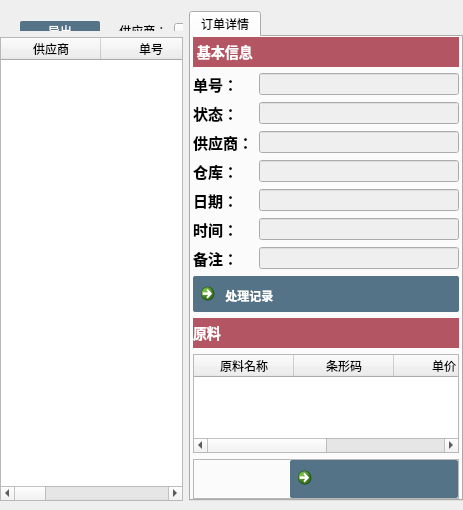
<?xml version="1.0" encoding="UTF-8"?>
<ui version="4.0">
 <class>AccountManage</class>
 <widget class="QWidget" name="AccountManage">
  <property name="geometry">
   <rect>
    <x>0</x>
    <y>0</y>
    <width>463</width>
    <height>510</height>
   </rect>
  </property>
  <property name="windowTitle">
   <string>Form</string>
  </property>
  <property name="styleSheet">
   <string notr="true">QPushButton:hover
{
background-color: rgb(180, 85, 100);
color:white;
}

QPushButton:hover:pressed
{
background-color:rgb(180, 85, 100);
color:white;
}

QPushButton
{
background-color:rgb(84, 115, 135);
color:white;
height: 30px;
font-size:12px;
width: 100px;
border-radius:2px;
spacing:2px;
padding: 0px 0px;
}</string>
  </property>
  <layout class="QVBoxLayout" name="verticalLayout_2">
   <property name="leftMargin">
    <number>0</number>
   </property>
   <property name="rightMargin">
    <number>0</number>
   </property>
   <property name="bottomMargin">
    <number>0</number>
   </property>
   <item>
    <layout class="QHBoxLayout" name="horizontalLayout_2" stretch="6,4">
     <property name="bottomMargin">
      <number>9</number>
     </property>
     <item>
      <layout class="QVBoxLayout" name="verticalLayout">
       <item>
        <layout class="QVBoxLayout" name="verticalLayout_3">
         <item>
          <widget class="QWidget" name="widgetControl" native="true">
           <property name="minimumSize">
            <size>
             <width>0</width>
             <height>20</height>
            </size>
           </property>
           <widget class="QPushButton" name="pushButtonSelect">
            <property name="geometry">
             <rect>
              <x>1266</x>
              <y>10</y>
              <width>80</width>
              <height>30</height>
             </rect>
            </property>
            <property name="styleSheet">
             <string notr="true"/>
            </property>
            <property name="text">
             <string>查询报表</string>
            </property>
            <property name="icon">
             <iconset resource="../res.qrc">
              <normaloff>:/image/image/查询.png</normaloff>:/image/image/查询.png</iconset>
            </property>
           </widget>
           <widget class="QLabel" name="labelSup">
            <property name="geometry">
             <rect>
              <x>116</x>
              <y>12</y>
              <width>54</width>
              <height>16</height>
             </rect>
            </property>
            <property name="text">
             <string> 供应商：</string>
            </property>
           </widget>
           <widget class="QComboBox" name="comboBoxState">
            <property name="geometry">
             <rect>
              <x>70</x>
              <y>30</y>
              <width>60</width>
              <height>22</height>
             </rect>
            </property>
            <property name="minimumSize">
             <size>
              <width>0</width>
              <height>0</height>
             </size>
            </property>
            <property name="maximumSize">
             <size>
              <width>80</width>
              <height>16777215</height>
             </size>
            </property>
           </widget>
           <widget class="QLabel" name="labelState">
            <property name="geometry">
             <rect>
              <x>0</x>
              <y>30</y>
              <width>66</width>
              <height>16</height>
             </rect>
            </property>
            <property name="text">
             <string> 单据状态：</string>
            </property>
           </widget>
           <widget class="QComboBox" name="comboBoxSupplier">
            <property name="geometry">
             <rect>
              <x>174</x>
              <y>12</y>
              <width>60</width>
              <height>22</height>
             </rect>
            </property>
            <property name="minimumSize">
             <size>
              <width>0</width>
              <height>0</height>
             </size>
            </property>
            <property name="maximumSize">
             <size>
              <width>80</width>
              <height>16777215</height>
             </size>
            </property>
           </widget>
           <widget class="QLabel" name="labelType">
            <property name="geometry">
             <rect>
              <x>238</x>
              <y>12</y>
              <width>66</width>
              <height>16</height>
             </rect>
            </property>
            <property name="text">
             <string> 单据类型：</string>
            </property>
           </widget>
           <widget class="QComboBox" name="comboBoxType">
            <property name="geometry">
             <rect>
              <x>308</x>
              <y>12</y>
              <width>60</width>
              <height>22</height>
             </rect>
            </property>
            <property name="minimumSize">
             <size>
              <width>0</width>
              <height>0</height>
             </size>
            </property>
            <property name="maximumSize">
             <size>
              <width>80</width>
              <height>16777215</height>
             </size>
            </property>
           </widget>
           <widget class="QLabel" name="labelDateType">
            <property name="geometry">
             <rect>
              <x>390</x>
              <y>12</y>
              <width>66</width>
              <height>16</height>
             </rect>
            </property>
            <property name="text">
             <string> 日期类型：</string>
            </property>
           </widget>
           <widget class="QComboBox" name="comboBoxTimeType">
            <property name="geometry">
             <rect>
              <x>440</x>
              <y>12</y>
              <width>70</width>
              <height>22</height>
             </rect>
            </property>
            <property name="minimumSize">
             <size>
              <width>0</width>
              <height>0</height>
             </size>
            </property>
            <property name="maximumSize">
             <size>
              <width>80</width>
              <height>16777215</height>
             </size>
            </property>
           </widget>
           <widget class="QLabel" name="labelBeginTime">
            <property name="geometry">
             <rect>
              <x>510</x>
              <y>12</y>
              <width>66</width>
              <height>16</height>
             </rect>
            </property>
            <property name="text">
             <string> 开始时间：</string>
            </property>
           </widget>
           <widget class="QLabel" name="labelEndTime">
            <property name="geometry">
             <rect>
              <x>690</x>
              <y>20</y>
              <width>66</width>
              <height>16</height>
             </rect>
            </property>
            <property name="text">
             <string> 结束时间：</string>
            </property>
           </widget>
           <widget class="QDateEdit" name="dateEditEndTime">
            <property name="geometry">
             <rect>
              <x>780</x>
              <y>20</y>
              <width>90</width>
              <height>22</height>
             </rect>
            </property>
            <property name="minimumSize">
             <size>
              <width>0</width>
              <height>0</height>
             </size>
            </property>
           </widget>
           <widget class="QDateEdit" name="dateEditStartTime">
            <property name="geometry">
             <rect>
              <x>580</x>
              <y>12</y>
              <width>90</width>
              <height>22</height>
             </rect>
            </property>
            <property name="minimumSize">
             <size>
              <width>0</width>
              <height>0</height>
             </size>
            </property>
           </widget>
           <widget class="QPushButton" name="pushButtonExport">
            <property name="geometry">
             <rect>
              <x>20</x>
              <y>10</y>
              <width>80</width>
              <height>20</height>
             </rect>
            </property>
            <property name="text">
             <string>导出</string>
            </property>
            <property name="icon">
             <iconset resource="../res.qrc">
              <normaloff>:/image/image/export.png</normaloff>:/image/image/export.png</iconset>
            </property>
           </widget>
          </widget>
         </item>
        </layout>
       </item>
       <item>
        <widget class="QTableWidget" name="tableWidgetAccount">
         <column>
          <property name="text">
           <string>供应商</string>
          </property>
         </column>
         <column>
          <property name="text">
           <string>单号</string>
          </property>
         </column>
         <column>
          <property name="text">
           <string>类型</string>
          </property>
         </column>
         <column>
          <property name="text">
           <string>操作时间</string>
          </property>
         </column>
         <column>
          <property name="text">
           <string>状态</string>
          </property>
         </column>
        </widget>
       </item>
      </layout>
     </item>
     <item>
      <widget class="QTabWidget" name="tabWidgetAccount">
       <property name="currentIndex">
        <number>0</number>
       </property>
       <widget class="QWidget" name="tabAccountInfo">
        <attribute name="title">
         <string>订单详情</string>
        </attribute>
        <layout class="QVBoxLayout" name="verticalLayout_5">
         <property name="leftMargin">
          <number>2</number>
         </property>
         <property name="topMargin">
          <number>0</number>
         </property>
         <property name="rightMargin">
          <number>2</number>
         </property>
         <property name="bottomMargin">
          <number>0</number>
         </property>
         <item>
          <widget class="QLabel" name="label_18">
           <property name="minimumSize">
            <size>
             <width>0</width>
             <height>30</height>
            </size>
           </property>
           <property name="maximumSize">
            <size>
             <width>16777215</width>
             <height>30</height>
            </size>
           </property>
           <property name="styleSheet">
            <string notr="true">QLabel
{
background-color:rgb(180, 85, 100);
color:white;
font-size:14px;
font-weight:bold;
}</string>
           </property>
           <property name="text">
            <string> 基本信息</string>
           </property>
           <property name="alignment">
            <set>Qt::AlignLeading|Qt::AlignLeft|Qt::AlignVCenter</set>
           </property>
          </widget>
         </item>
         <item>
          <layout class="QHBoxLayout" name="horizontalLayout_15">
           <item>
            <widget class="QLabel" name="labelNumber">
             <property name="font">
              <font>
               <family>宋体</family>
               <pointsize>11</pointsize>
               <weight>75</weight>
               <bold>true</bold>
              </font>
             </property>
             <property name="text">
              <string>单号：</string>
             </property>
            </widget>
           </item>
           <item>
            <widget class="QLineEdit" name="lineEditNumberInfo">
             <property name="enabled">
              <bool>false</bool>
             </property>
             <property name="minimumSize">
              <size>
               <width>200</width>
               <height>0</height>
              </size>
             </property>
             <property name="maximumSize">
              <size>
               <width>200</width>
               <height>16777215</height>
              </size>
             </property>
             <property name="styleSheet">
              <string notr="true">color: rgb(0, 0, 0);</string>
             </property>
            </widget>
           </item>
          </layout>
         </item>
         <item>
          <layout class="QHBoxLayout" name="horizontalLayout_16">
           <item>
            <widget class="QLabel" name="label_20">
             <property name="font">
              <font>
               <family>宋体</family>
               <pointsize>11</pointsize>
               <weight>75</weight>
               <bold>true</bold>
              </font>
             </property>
             <property name="text">
              <string>状态：</string>
             </property>
            </widget>
           </item>
           <item>
            <widget class="QLineEdit" name="lineEditStateInfo">
             <property name="enabled">
              <bool>false</bool>
             </property>
             <property name="minimumSize">
              <size>
               <width>200</width>
               <height>0</height>
              </size>
             </property>
             <property name="maximumSize">
              <size>
               <width>200</width>
               <height>16777215</height>
              </size>
             </property>
             <property name="styleSheet">
              <string notr="true">color: rgb(0, 0, 0);</string>
             </property>
            </widget>
           </item>
          </layout>
         </item>
         <item>
          <layout class="QHBoxLayout" name="horizontalLayout_11">
           <item>
            <widget class="QLabel" name="labelSupplier">
             <property name="font">
              <font>
               <family>宋体</family>
               <pointsize>11</pointsize>
               <weight>75</weight>
               <bold>true</bold>
              </font>
             </property>
             <property name="text">
              <string>供应商：</string>
             </property>
            </widget>
           </item>
           <item>
            <widget class="QLineEdit" name="lineEditSupplierInfo">
             <property name="enabled">
              <bool>false</bool>
             </property>
             <property name="minimumSize">
              <size>
               <width>200</width>
               <height>0</height>
              </size>
             </property>
             <property name="maximumSize">
              <size>
               <width>200</width>
               <height>16777215</height>
              </size>
             </property>
             <property name="styleSheet">
              <string notr="true">color: rgb(0, 0, 0);</string>
             </property>
            </widget>
           </item>
          </layout>
         </item>
         <item>
          <layout class="QHBoxLayout" name="horizontalLayout_19">
           <item>
            <widget class="QLabel" name="labelWareHouse">
             <property name="font">
              <font>
               <family>宋体</family>
               <pointsize>11</pointsize>
               <weight>75</weight>
               <bold>true</bold>
              </font>
             </property>
             <property name="text">
              <string>仓库：</string>
             </property>
            </widget>
           </item>
           <item>
            <widget class="QLineEdit" name="lineEditWareHouseInfo">
             <property name="enabled">
              <bool>false</bool>
             </property>
             <property name="minimumSize">
              <size>
               <width>200</width>
               <height>0</height>
              </size>
             </property>
             <property name="maximumSize">
              <size>
               <width>200</width>
               <height>16777215</height>
              </size>
             </property>
             <property name="styleSheet">
              <string notr="true">color: rgb(0, 0, 0);</string>
             </property>
            </widget>
           </item>
          </layout>
         </item>
         <item>
          <layout class="QHBoxLayout" name="horizontalLayout_12">
           <item>
            <widget class="QLabel" name="labelDate">
             <property name="font">
              <font>
               <family>宋体</family>
               <pointsize>11</pointsize>
               <weight>75</weight>
               <bold>true</bold>
              </font>
             </property>
             <property name="text">
              <string>日期：</string>
             </property>
            </widget>
           </item>
           <item>
            <widget class="QLineEdit" name="lineEditDate">
             <property name="enabled">
              <bool>false</bool>
             </property>
             <property name="minimumSize">
              <size>
               <width>200</width>
               <height>0</height>
              </size>
             </property>
             <property name="maximumSize">
              <size>
               <width>200</width>
               <height>16777215</height>
              </size>
             </property>
             <property name="styleSheet">
              <string notr="true">color: rgb(0, 0, 0);</string>
             </property>
            </widget>
           </item>
          </layout>
         </item>
         <item>
          <layout class="QHBoxLayout" name="horizontalLayout_18">
           <item>
            <widget class="QLabel" name="labelTime">
             <property name="font">
              <font>
               <family>宋体</family>
               <pointsize>11</pointsize>
               <weight>75</weight>
               <bold>true</bold>
              </font>
             </property>
             <property name="text">
              <string>时间：</string>
             </property>
            </widget>
           </item>
           <item>
            <widget class="QLineEdit" name="lineEditTime">
             <property name="enabled">
              <bool>false</bool>
             </property>
             <property name="minimumSize">
              <size>
               <width>200</width>
               <height>0</height>
              </size>
             </property>
             <property name="maximumSize">
              <size>
               <width>200</width>
               <height>16777215</height>
              </size>
             </property>
             <property name="styleSheet">
              <string notr="true">color: rgb(0, 0, 0);</string>
             </property>
            </widget>
           </item>
          </layout>
         </item>
         <item>
          <layout class="QHBoxLayout" name="horizontalLayout_14">
           <item>
            <widget class="QLabel" name="labelRemark">
             <property name="font">
              <font>
               <family>宋体</family>
               <pointsize>11</pointsize>
               <weight>75</weight>
               <bold>true</bold>
              </font>
             </property>
             <property name="text">
              <string>备注：</string>
             </property>
            </widget>
           </item>
           <item>
            <widget class="QLineEdit" name="lineEditRemarkInfo">
             <property name="enabled">
              <bool>false</bool>
             </property>
             <property name="minimumSize">
              <size>
               <width>200</width>
               <height>0</height>
              </size>
             </property>
             <property name="maximumSize">
              <size>
               <width>200</width>
               <height>16777215</height>
              </size>
             </property>
             <property name="styleSheet">
              <string notr="true">color: rgb(0, 0, 0);</string>
             </property>
             <property name="placeholderText">
              <string/>
             </property>
            </widget>
           </item>
          </layout>
         </item>
         <item>
          <widget class="QCommandLinkButton" name="commandLinkButtonLog">
           <property name="text">
            <string> 处理记录</string>
           </property>
          </widget>
         </item>
         <item>
          <widget class="QLabel" name="labelMaterial">
           <property name="minimumSize">
            <size>
             <width>0</width>
             <height>30</height>
            </size>
           </property>
           <property name="maximumSize">
            <size>
             <width>16777215</width>
             <height>30</height>
            </size>
           </property>
           <property name="styleSheet">
            <string notr="true">QLabel
{
background-color:rgb(180, 85, 100);
color:white;
font-size:14px;
font-weight:bold;
}</string>
           </property>
           <property name="text">
            <string>原料</string>
           </property>
           <property name="alignment">
            <set>Qt::AlignLeading|Qt::AlignLeft|Qt::AlignVCenter</set>
           </property>
          </widget>
         </item>
         <item>
          <widget class="QTableWidget" name="tableWidgetInfo">
           <column>
            <property name="text">
             <string>原料名称</string>
            </property>
           </column>
           <column>
            <property name="text">
             <string>条形码</string>
            </property>
           </column>
           <column>
            <property name="text">
             <string>单价</string>
            </property>
           </column>
           <column>
            <property name="text">
             <string>数量</string>
            </property>
           </column>
          </widget>
         </item>
         <item>
          <widget class="QFrame" name="frame">
           <property name="minimumSize">
            <size>
             <width>0</width>
             <height>40</height>
            </size>
           </property>
           <property name="maximumSize">
            <size>
             <width>16777215</width>
             <height>40</height>
            </size>
           </property>
           <property name="styleSheet">
            <string notr="true"/>
           </property>
           <property name="frameShape">
            <enum>QFrame::StyledPanel</enum>
           </property>
           <property name="frameShadow">
            <enum>QFrame::Raised</enum>
           </property>
           <layout class="QVBoxLayout" name="verticalLayout_8">
            <property name="leftMargin">
             <number>0</number>
            </property>
            <property name="topMargin">
             <number>0</number>
            </property>
            <property name="rightMargin">
             <number>0</number>
            </property>
            <property name="bottomMargin">
             <number>0</number>
            </property>
            <item>
             <layout class="QHBoxLayout" name="horizontalLayout_8">
              <item>
               <widget class="QLabel" name="labelTotalCount">
                <property name="font">
                 <font>
                  <family>宋体</family>
                  <pointsize>10</pointsize>
                  <weight>75</weight>
                  <bold>true</bold>
                 </font>
                </property>
                <property name="text">
                 <string/>
                </property>
               </widget>
              </item>
              <item>
               <widget class="QLabel" name="labelMoney">
                <property name="font">
                 <font>
                  <family>宋体</family>
                  <pointsize>10</pointsize>
                  <weight>75</weight>
                  <bold>true</bold>
                 </font>
                </property>
                <property name="text">
                 <string/>
                </property>
               </widget>
              </item>
              <item>
               <spacer name="horizontalSpacer_8">
                <property name="orientation">
                 <enum>Qt::Horizontal</enum>
                </property>
                <property name="sizeType">
                 <enum>QSizePolicy::Expanding</enum>
                </property>
                <property name="sizeHint" stdset="0">
                 <size>
                  <width>5</width>
                  <height>5</height>
                 </size>
                </property>
               </spacer>
              </item>
              <item>
               <widget class="QCommandLinkButton" name="commandLinkButtonSure">
                <property name="maximumSize">
                 <size>
                  <width>200</width>
                  <height>16777215</height>
                 </size>
                </property>
                <property name="styleSheet">
                 <string notr="true"/>
                </property>
                <property name="text">
                 <string/>
                </property>
               </widget>
              </item>
             </layout>
            </item>
           </layout>
          </widget>
         </item>
         <item>
          <layout class="QHBoxLayout" name="horizontalLayout_17"/>
         </item>
        </layout>
       </widget>
      </widget>
     </item>
    </layout>
   </item>
  </layout>
 </widget>
 <resources>
  <include location="../res.qrc"/>
 </resources>
 <connections/>
</ui>
